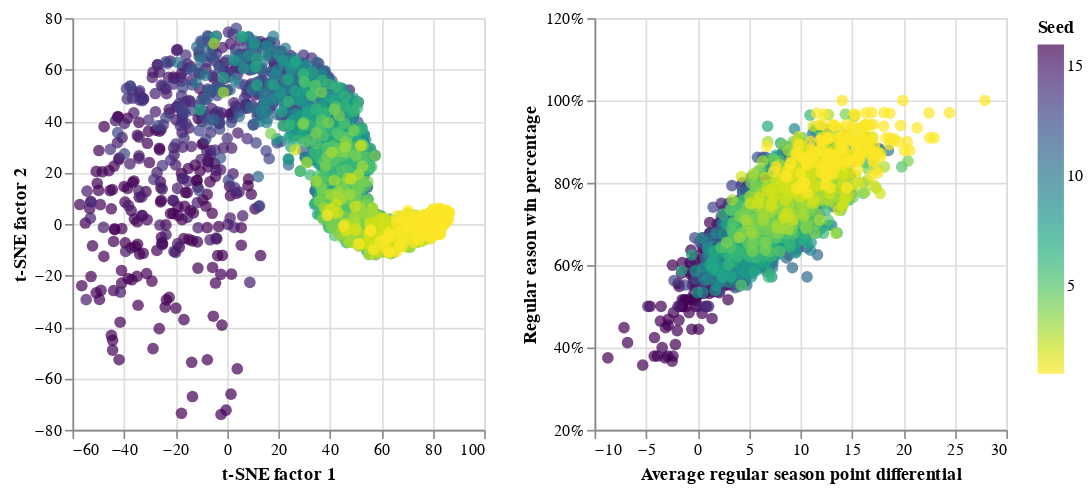

Notebook cell for this chart:
### Markdown cell above
**How correlated are the embeddings to tournament seeding?**

### Code cell
#collapse_hide

axis_ranges = [[-60,100],
               [-80,80],
               [-10,30],
               [.2,1.2]]

def plot_comparison(df, colorBy, orderBy, axis_ranges):

    selector = alt.selection_single(empty='all', fields=['TeamName'])

    base = alt.Chart(df).mark_point(filled=True,size=50).encode(
        color=alt.condition(selector,
                            colorBy,
                            alt.value('lightgray') ),
        order=orderBy,
        tooltip=['TeamName','Seed']
    ).properties(
        width=250,
        height=250
    ).add_selection(selector).interactive()

    chart1 = [alt.X('factor1:Q',
                    scale=alt.Scale(domain=axis_ranges[0]),
                    axis=alt.Axis(title='t-SNE factor 1')),
            alt.Y('factor2:Q',
                    scale=alt.Scale(domain=axis_ranges[1]),
                    axis=alt.Axis(title='t-SNE factor 2'))]

    chart2 = [alt.X('RegPoint_diff:Q',
                    scale=alt.Scale(domain=axis_ranges[2]),
                    axis=alt.Axis(title='Average regular season point differential')),
            alt.Y('RegWins:Q',
                    scale=alt.Scale(domain=axis_ranges[3]),
                    axis=alt.Axis(format='%', title='Regular eason win percentage'))]

    return base, chart1, chart2

colorBy = alt.Color('Seed:Q', scale=alt.Scale(scheme='viridis',reverse=True))
orderBy = alt.Order('Seed:Q', sort='descending')
base, chart1, chart2 = plot_comparison( df,colorBy, orderBy, axis_ranges)

base.encode(*chart1)  | base.encode(*chart2)

### Figure 1 — Vega-Lite specification as saved in the notebook (floating-point values rounded to 4 significant figures; data arrays with more than 128 entries replaced by an {"elided": "..."} marker saying what was removed)
{"config": {"view": {"continuousWidth": 400, "continuousHeight": 300}}, "hconcat": [{"mark": {"type": "point", "filled": true, "size": 50}, "encoding": {"color": {"condition": {"type": "quantitative", "field": "Seed", "scale": {"reverse": true, "scheme": "viridis"}, "selection": "selector065"}, "value": "lightgray"}, "order": {"type": "quantitative", "field": "Seed", "sort": "descending"}, "tooltip": [{"type": "nominal", "field": "TeamName"}, {"type": "nominal", "field": "Seed"}], "x": {"type": "quantitative", "axis": {"title": "t-SNE factor 1"}, "field": "factor1", "scale": {"domain": [-60, 100]}}, "y": {"type": "quantitative", "axis": {"title": "t-SNE factor 2"}, "field": "factor2", "scale": {"domain": [-80, 80]}}}, "height": 250, "selection": {"selector065": {"type": "single", "empty": "all", "fields": ["TeamName"]}, "selector066": {"type": "interval", "bind": "scales", "encodings": ["x", "y"]}}, "width": 250}, {"mark": {"type": "point", "filled": true, "size": 50}, "encoding": {"color": {"condition": {"type": "quantitative", "field": "Seed", "scale": {"reverse": true, "scheme": "viridis"}, "selection": "selector065"}, "value": "lightgray"}, "order": {"type": "quantitative", "field": "Seed", "sort": "descending"}, "tooltip": [{"type": "nominal", "field": "TeamName"}, {"type": "nominal", "field": "Seed"}], "x": {"type": "quantitative", "axis": {"title": "Average regular season point differential"}, "field": "RegPoint_diff", "scale": {"domain": [-10, 30]}}, "y": {"type": "quantitative", "axis": {"format": "%", "title": "Regular eason win percentage"}, "field": "RegWins", "scale": {"domain": [0.2, 1.2]}}}, "height": 250, "selection": {"selector065": {"type": "single", "empty": "all", "fields": ["TeamName"]}, "selector066": {"type": "interval", "bind": "scales", "encodings": ["x", "y"]}}, "width": 250}], "data": {"name": "data-01a7f71412c7fc852076ae970e5db49e"}, "$schema": "https://vega.github.io/schema/vega-lite/v4.8.1.json", "datasets": {"data-01a7f71412c7fc852076ae970e5db49e": {"elided": "2286 records"}}}
